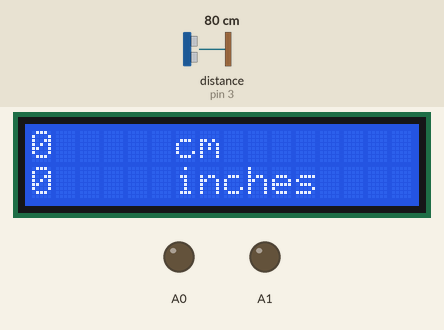
Bench run of a sketch on a simulated Arduino Uno, built with avr-gcc and run on an emulated ATmega328P. Shown: 16×2 character LCD, output pins drawn as LEDs (lit = HIGH). Wiring (inferred from the names in the program): ultrasonic range finder: trigger pin 2; echo pin 3. The inputs (shaded band) are chosen by the test bench; at power-on: distance to the obstacle (sensor on pin 3) 80 cm. The echo pulse lasts 58.3 µs per cm; pins used as bus, display or sensor lines are not drawn; what the sketch prints to the serial monitor is not drawn.

Above: at 2.1 s.
2.2 s: distance to the obstacle (sensor on pin 3) set to 2 cm
At 5.8 s:
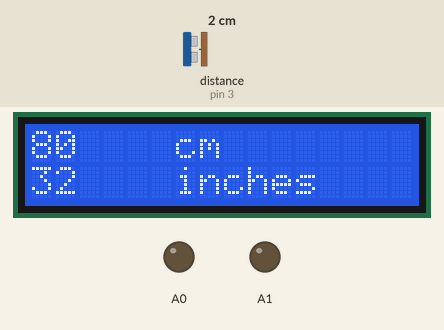
6.7 s: distance to the obstacle (sensor on pin 3) set to 4 cm
At 11.0 s:
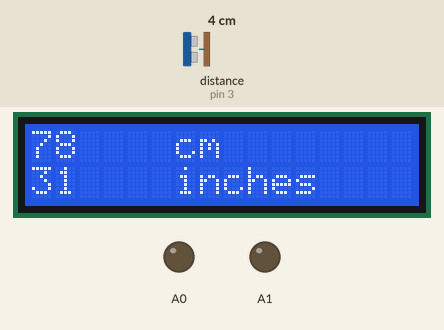
11.2 s: distance to the obstacle (sensor on pin 3) set to 9 cm
At 14.5 s:
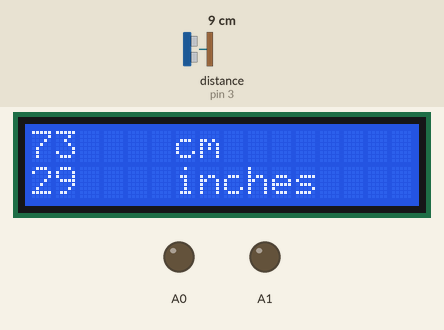
Timing chart, 0 to 16.0 s (numbered marks = the images above; inputs shaded):
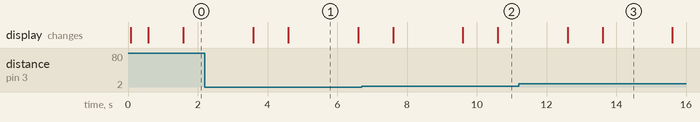

The sketch:

height_measurement10_project.ino
```cpp
/* trigger pin of ultrsonic sensor is connected to digital pin 7 of arduino
   and echo pin is connected to digital pin 8
*/
//lcd
#include <LiquidCrystal.h>
const int rs = 12, en = 11, d4 = 7, d5 = 6, d6 = 5, d7 = 4;
LiquidCrystal lcd(rs, en, d4, d5, d6, d7);
const int numRows = 2;
const int numCols = 16;

//ultrasonic sensor
const int echo=3;
const int trigg=2;
const int set=8;

long distcm ,distinches ,totalht_cm ,totalht_inches ,ht_cm ,ht_inches;


//function to find time interval between transmission and reception of pulse
long pulseduration(){
  long timeinterval;
  digitalWrite(trigg,LOW);
  delayMicroseconds(2);
  digitalWrite(trigg,HIGH);
  delayMicroseconds(5);
  digitalWrite(trigg,LOW);
  timeinterval = pulseIn(echo,HIGH);
  return timeinterval;
}
//function to convert duration to cm
long microsectocm(long t)
{
  return(t*0.0175);
}
//function to convert duration to cm
long microsectoinches(long t)
{
  return(t*0.00689);
}

void setup() {
  Serial.begin(9600);
  pinMode(A0,OUTPUT);
  pinMode(A1,OUTPUT);
 // pinMode(A2,OUTPUT);
  //pinMode(A3,OUTPUT);
  pinMode(trigg,OUTPUT);
  pinMode(echo,INPUT);

  analogWrite(A0,LOW);
  analogWrite(A1,HIGH);
  //analogWrite(A2,LOW);
  //analogWrite(A3,HIGH);

  totalht_cm = microsectocm( pulseduration());
  totalht_inches = microsectoinches( pulseduration());
  lcd.begin(numCols,numRows);
  lcd.print("HEIGHT MEASURING");
  delay(500);
  lcd.clear();
}

void loop() {
  /*if(digitalRead(set)==HIGH){

    Serial.println("ON");
    }*/
  distcm = microsectocm( pulseduration());
  distinches = microsectoinches( pulseduration());
  ht_cm = totalht_cm - distcm;
  ht_inches = totalht_inches - distinches;
  Serial.print(distinches);
  Serial.print("in, ");
  Serial.print(distcm);
  Serial.print("cm");
  Serial.println();
  delay(1000);
//lcd part
  lcd.setCursor(0,0);
  lcd.print(ht_cm);
  lcd.setCursor(5,0);
  lcd.print(" cm");
  lcd.setCursor(0,1);
  lcd.print(ht_inches);
  lcd.setCursor(5,1);
  lcd.print(" inches");
  delay(2000);
  lcd.setCursor(0,0);
  lcd.print("   ");
  lcd.setCursor(0,1);
  lcd.print("   ");
}
```

Measured:
- after the input at 2.2 s, the display: first differs from a run without the input after 2.4 s (image 1)
- after the input at 6.7 s, the display: first differs from a run without the input after 3.9 s (image 2)
- after the input at 11.2 s, the display: first differs from a run without the input after 2.4 s (image 3)
- what the display in image 1 shows lasts 2.0 s, from 4.6 s to 6.6 s
